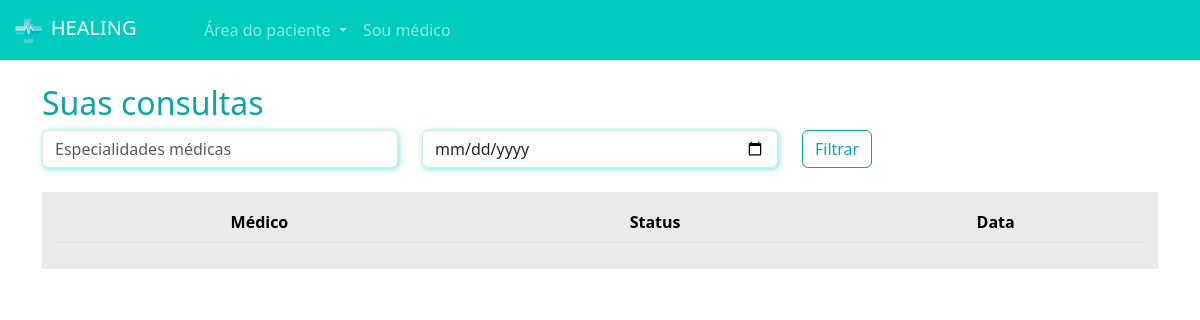
Page /pacientes/minhas_consultas/ (signed in) on the earlier database version.
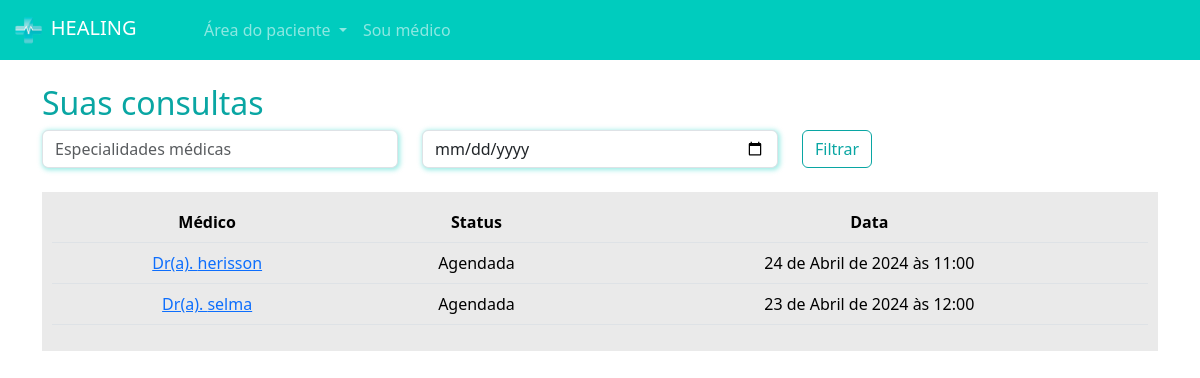
Same page on the later database version.
### paciente/models.py (models this page shows, shortened)
class Consulta(models.Model):
    status_choices = (
        ('A', 'Agendada'),
        ('F', 'Finalizada'),
        ('C', 'Cancelada'),
        ('I', 'Iniciada')
    )
    paciente = models.ForeignKey(User, on_delete=models.DO_NOTHING)
    data_aberta = models.ForeignKey(DatasAbertas, on_delete=models.DO_NOTHING)
    status = models.CharField(max_length=1, choices=status_choices, default='A')
    link = models.URLField(null=True, blank=True)

### medico/models.py (models this page shows, shortened)
class DatasAbertas(models.Model):
    data = models.DateTimeField()
    user = models.ForeignKey(User, on_delete=models.DO_NOTHING)
    agendado = models.BooleanField(default=False)

### paciente/views.py (the view)
# urls.py: path('minhas_consultas/', views.minhas_consultas, name="minhas_consultas"),
def minhas_consultas(request):
    if request.method == "GET":
        minhas_consultas = Consulta.objects.filter(paciente=request.user).filter(data_aberta__data__gte=datetime.now())
        return render(request, 'minhas_consultas.html', {'minhas_consultas': minhas_consultas, 'is_medico': is_medico(request.user)})

### medico/models.py (called while the page is built)
def is_medico(user):
     return DadosMedico.objects.filter(user=user).exists()

### paciente/templates/minhas_consultas.html
{% extends "base.html" %} {% load static %} {% block 'head' %}
<link rel="stylesheet" href="{% static 'medicos/css/abrir_horario.css' %}" />
<link rel="stylesheet" href="{% static 'usuarios/css/usuarios.css' %}" />
<link rel="stylesheet" href="{% static 'medicos/css/cadastro_medico.css' %}" />
<link rel="stylesheet" href="{% static 'pacientes/css/home.css' %}" />
<link
  rel="stylesheet"
  href="https://cdn.jsdelivr.net/npm/bootstrap-icons@1.11.3/font/bootstrap-icons.min.css"
/>
{% endblock 'head' %}
{% block 'body' %}
{% include "partials/navbar.html" %}
<div class="container">
  <br />
  <h2><span class="color-dark">Suas consultas</span></h2>
  <div class="row">
    <div class="col-md">
      <input
        type="text"
        name="especialidades"
        id=""
        class="form-control shadow-main-color"
        placeholder="Especialidades médicas"
      />
    </div>
    <div class="col-md">
      <input
        type="date"
        name="data"
        id=""
        class="form-control shadow-main-color"
        placeholder="Data da consulta"
      />
    </div>
    <div class="col-md">
      <input type="submit" value="Filtrar" class="btn btn-dark-color-outline" />
    </div>
  </div>
  <br />
  <div class="list-minhas-consultas">
    <table class="table">
      <thead>
        <tr>
          <th scope="col">Médico</th>
          <th scope="col">Status</th>
          <th scope="col">Data</th>
        </tr>
      </thead>
      <tbody>
        {% for consulta in minhas_consultas %}
        <tr>
          <td><a href=" {% url 'consulta' consulta.id %} ">Dr(a). {{consulta.data_aberta.user}}</a></td>
          <td>{{consulta.get_status_display}}</td>
          <td>{{consulta.data_aberta.data}}</td>
        </tr>
        {% endfor %}
      </tbody>
    </table>
  </div>
</div>
{% endblock 'body' %}

Differences in the rows shown:
added Consulta: data_aberta.user "herisson", status "Agendada", data_aberta.data "24 de Abril de 2024 às 11:00"
added Consulta: data_aberta.user "selma", status "Agendada", data_aberta.data "23 de Abril de 2024 às 12:00"
